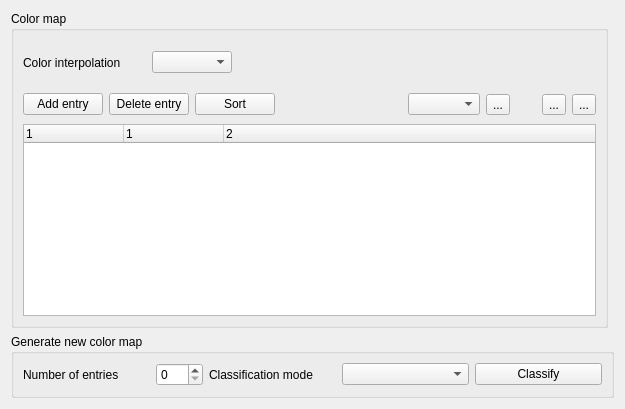
     <widget class="QWidget" name="tabPageColormap">
      <attribute name="icon">
       <iconset resource="../../images/images.qrc">
        <normaloff>:/images/themes/default/propertyicons/colormap.png</normaloff>:/images/themes/default/propertyicons/colormap.png</iconset>
      </attribute>
      <attribute name="title">
       <string>Colormap</string>
      </attribute>
      <layout class="QGridLayout">
       <item row="1" column="0" colspan="2">
        <widget class="QGroupBox" name="grpGenerateColorMap">
         <property name="title">
          <string>Generate new color map</string>
         </property>
         <layout class="QGridLayout">
          <item row="0" column="0">
           <widget class="QLabel" name="mNumberOfEntriesLabel">
            <property name="text">
             <string>Number of entries</string>
            </property>
           </widget>
          </item>
          <item row="0" column="1">
           <widget class="QSpinBox" name="sboxNumberOfEntries">
            <property name="sizePolicy">
             <sizepolicy hsizetype="Fixed" vsizetype="Fixed">
              <horstretch>0</horstretch>
              <verstretch>0</verstretch>
             </sizepolicy>
            </property>
            <property name="maximum">
             <number>255</number>
            </property>
           </widget>
          </item>
          <item row="0" column="2">
           <widget class="QLabel" name="mClassificationModeLabel">
            <property name="text">
             <string>Classification mode</string>
            </property>
           </widget>
          </item>
          <item row="0" column="3">
           <widget class="QComboBox" name="cboxClassificationMode"/>
          </item>
          <item row="0" column="4">
           <widget class="QPushButton" name="mClassifyButton">
            <property name="text">
             <string>Classify</string>
            </property>
           </widget>
          </item>
         </layout>
        </widget>
       </item>
       <item row="0" column="0">
        <widget class="QGroupBox" name="grpColorMap">
         <property name="title">
          <string>Color map</string>
         </property>
         <layout class="QGridLayout" name="gridLayout_2">
          <item row="0" column="4" colspan="7">
           <spacer>
            <property name="orientation">
             <enum>Qt::Horizontal</enum>
            </property>
            <property name="sizeHint" stdset="0">
             <size>
              <width>321</width>
              <height>45</height>
             </size>
            </property>
           </spacer>
          </item>
          <item row="1" column="5">
           <spacer>
            <property name="orientation">
             <enum>Qt::Horizontal</enum>
            </property>
            <property name="sizeHint" stdset="0">
             <size>
              <width>41</width>
              <height>27</height>
             </size>
            </property>
           </spacer>
          </item>
          <item row="1" column="8">
           <spacer>
            <property name="orientation">
             <enum>Qt::Horizontal</enum>
            </property>
            <property name="sizeType">
             <enum>QSizePolicy::Minimum</enum>
            </property>
            <property name="sizeHint" stdset="0">
             <size>
              <width>20</width>
              <height>20</height>
             </size>
            </property>
           </spacer>
          </item>
          <item row="0" column="0" colspan="2">
           <widget class="QLabel" name="mColorInterpolationLabel">
            <property name="text">
             <string>Color interpolation</string>
            </property>
           </widget>
          </item>
          <item row="0" column="2" colspan="2">
           <widget class="QComboBox" name="cboxColorInterpolation"/>
          </item>
          <item row="1" column="0">
           <widget class="QPushButton" name="pbtnAddColorMapEntry">
            <property name="text">
             <string>Add entry</string>
            </property>
           </widget>
          </item>
          <item row="1" column="1" colspan="2">
           <widget class="QPushButton" name="mDeleteEntryButton">
            <property name="text">
             <string>Delete entry</string>
            </property>
           </widget>
          </item>
          <item row="1" column="3" colspan="2">
           <widget class="QPushButton" name="pbtnSortColorMap">
            <property name="text">
             <string>Sort</string>
            </property>
           </widget>
          </item>
          <item row="1" column="6">
           <widget class="QComboBox" name="cboxColorMapBand"/>
          </item>
          <item row="1" column="7">
           <widget class="QToolButton" name="pbtnLoadColorMapFromBand">
            <property name="toolTip">
             <string>Load color map from band</string>
            </property>
            <property name="text">
             <string>...</string>
            </property>
            <property name="icon">
             <iconset>
              <normaloff>../../images/themes/default/mActionNewAttribute.png</normaloff>../../images/themes/default/mActionNewAttribute.png</iconset>
            </property>
           </widget>
          </item>
          <item row="1" column="9">
           <widget class="QToolButton" name="pbtnLoadColorMapFromFile">
            <property name="toolTip">
             <string>Load color map from file</string>
            </property>
            <property name="text">
             <string>...</string>
            </property>
            <property name="icon">
             <iconset>
              <normaloff>../../images/themes/default/mActionFolder.png</normaloff>../../images/themes/default/mActionFolder.png</iconset>
            </property>
           </widget>
          </item>
          <item row="1" column="10">
           <widget class="QToolButton" name="pbtnExportColorMapToFile">
            <property name="toolTip">
             <string>Export color map to file</string>
            </property>
            <property name="text">
             <string>...</string>
            </property>
            <property name="icon">
             <iconset>
              <normaloff>../../images/themes/default/mActionFileSave.png</normaloff>../../images/themes/default/mActionFileSave.png</iconset>
            </property>
           </widget>
          </item>
          <item row="2" column="0" colspan="11">
           <widget class="QTreeWidget" name="mColormapTreeWidget">
            <property name="columnCount">
             <number>3</number>
            </property>
            <column>
             <property name="text">
              <string>1</string>
             </property>
            </column>
            <column>
             <property name="text">
              <string>1</string>
             </property>
            </column>
            <column>
             <property name="text">
              <string>2</string>
             </property>
            </column>
           </widget>
          </item>
         </layout>
        </widget>
       </item>
      </layout>
     </widget>
